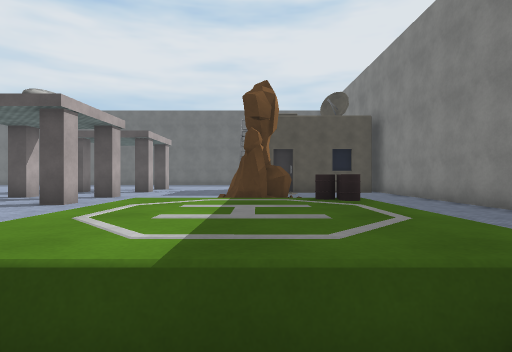
view 1 (above)

17 first-person views from a walk through a scene from a Unity 3-D project. The camera is 1.2 m above the floor, looks level and sees 80° across. The floor is counted in squares, 2 m on a side. Each view is taken from the middle of a square. On the plan, view 1 faces up. The plan holds only what a view shows up to about 9 squares ahead; the rest is blank. Surface patterns are stand-ins for the level's own textures.

view 2
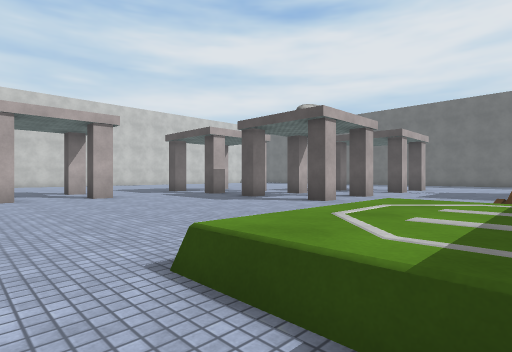

view 3
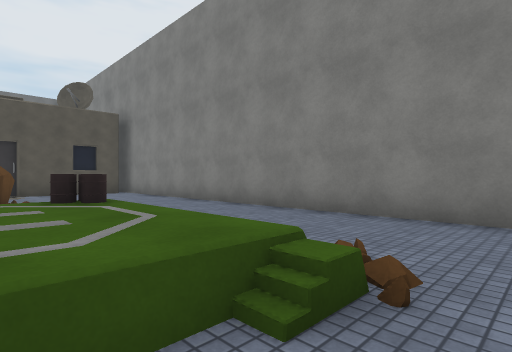

view 4
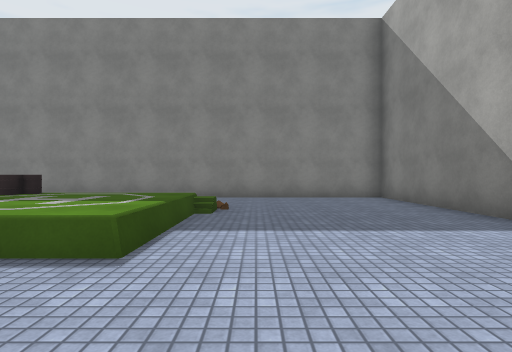

view 5
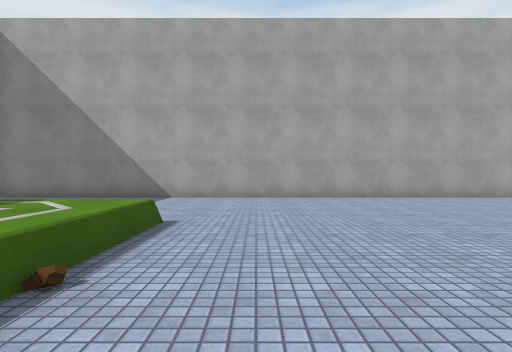

view 6
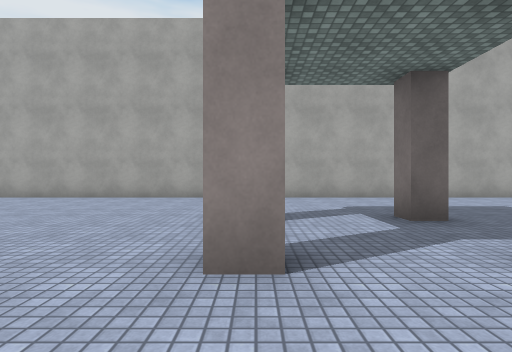

view 7
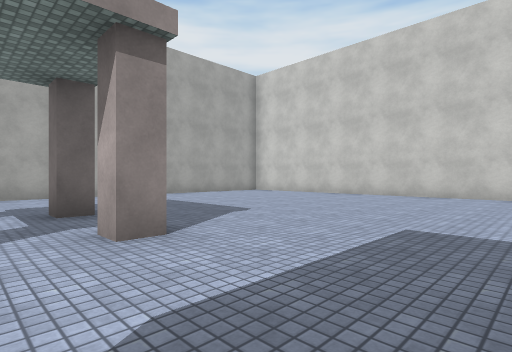

view 8
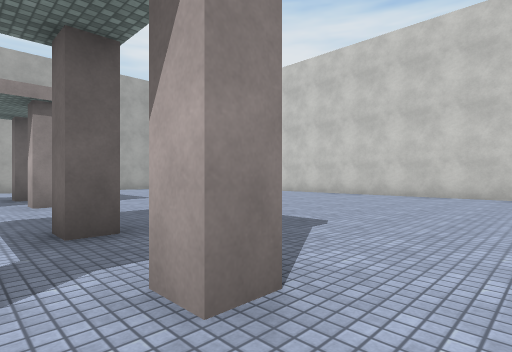

view 9
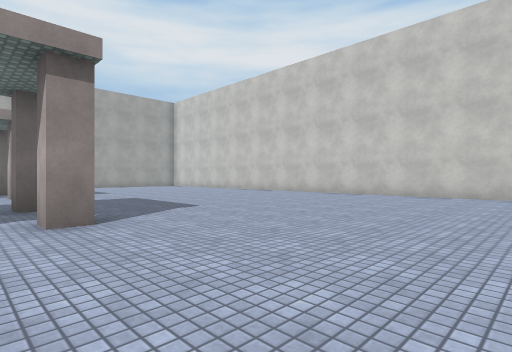

view 10
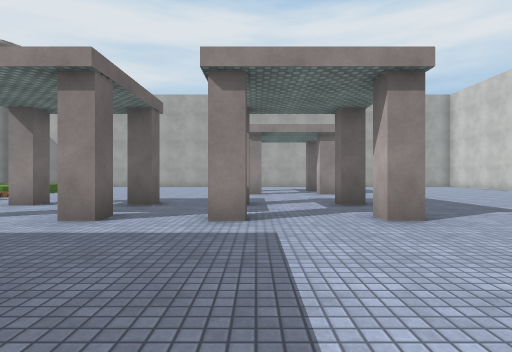

view 11
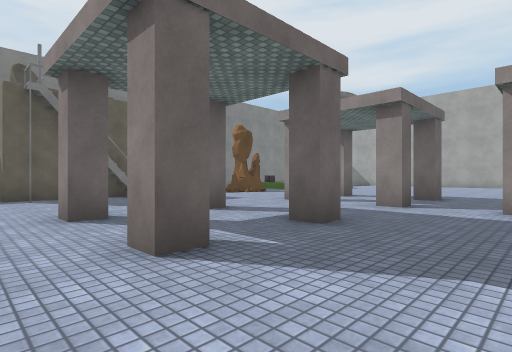

view 12
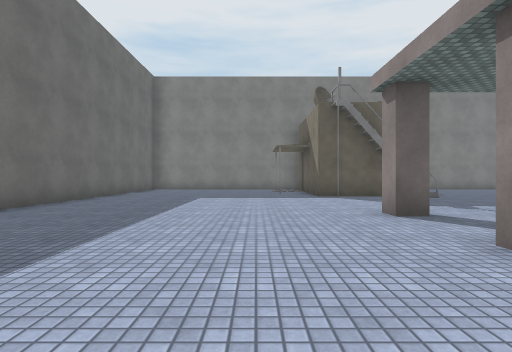

view 13
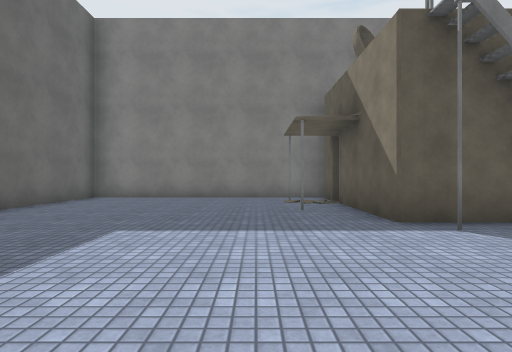

view 14
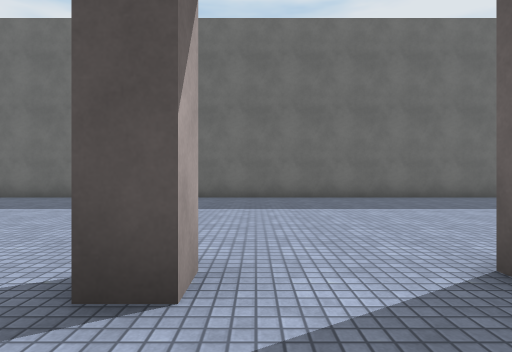

view 15
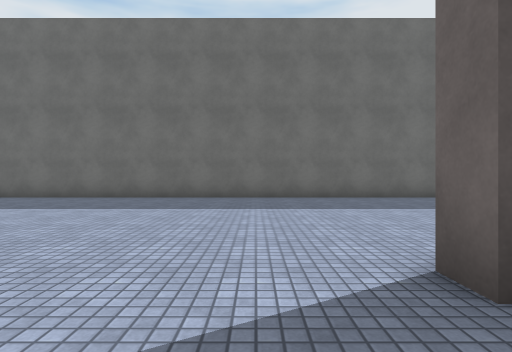

view 16
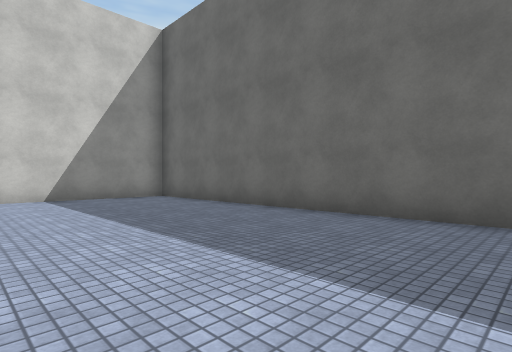

view 17
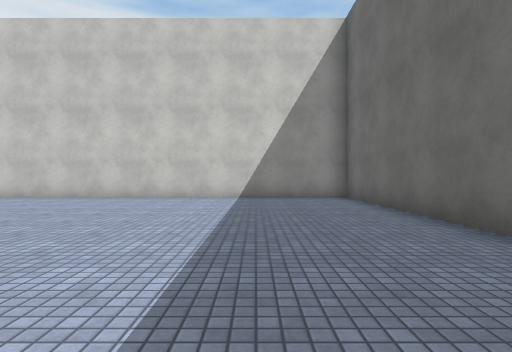

### Floor plan
Key: @ floor where view 1 was taken; # wall or solid block; . main floor; : floor 0.25 m higher than the main floor; + floor 0.5 m higher than the main floor; / step, stairs or slope; B building; O other object.
Columns run from 20 left of view 1 to 5 right of it. Each row starts with its distance up from view 1.
 21 ##########################
 20 #........................#
 19 #........................#
 18 #........................#
 17 #........................#
 16 #........................#
 15 #......  ................#
 14 #.....    ...#..#...######
 13 #...................#
 12 #...................#
 11 #............#..#...###B
 10 #......................
  9 #........#.#.#..#... ....#
  8 #.................     ..#
  7 #..........#......  OO ..#
  6 # .......#...#..#.  #  ..#
  5 #..................    ..#
  4 #..................++# ..#
  3 #........#.#.......+++ ..#
  2   .................+++...#
  1    ......#.#.......://#..#
  0     ................@....#
 -1      ....................#
 -2      ....................#
 -3     .....................#
 -4     ######################

Positions as (right, up) in squares from view 1, and headings:
1: (0, 0), facing up
2: (0, 0), facing up-left
3: (0, 0), facing up-right
4: (-4, 0), facing right
5: (-3, 5), facing down
6: (-9, 5), facing down
7: (-10, 6), facing down-left
8: (-10, 10), facing down-left
9: (-10, 13), facing down-left
10: (-9, 13), facing down
11: (-9, 15), facing down-right
12: (-9, 16), facing right
13: (-4, 16), facing right
14: (-6, 12), facing up
15: (-8, 12), facing up
16: (-11, 16), facing up-left
17: (-11, 18), facing left
